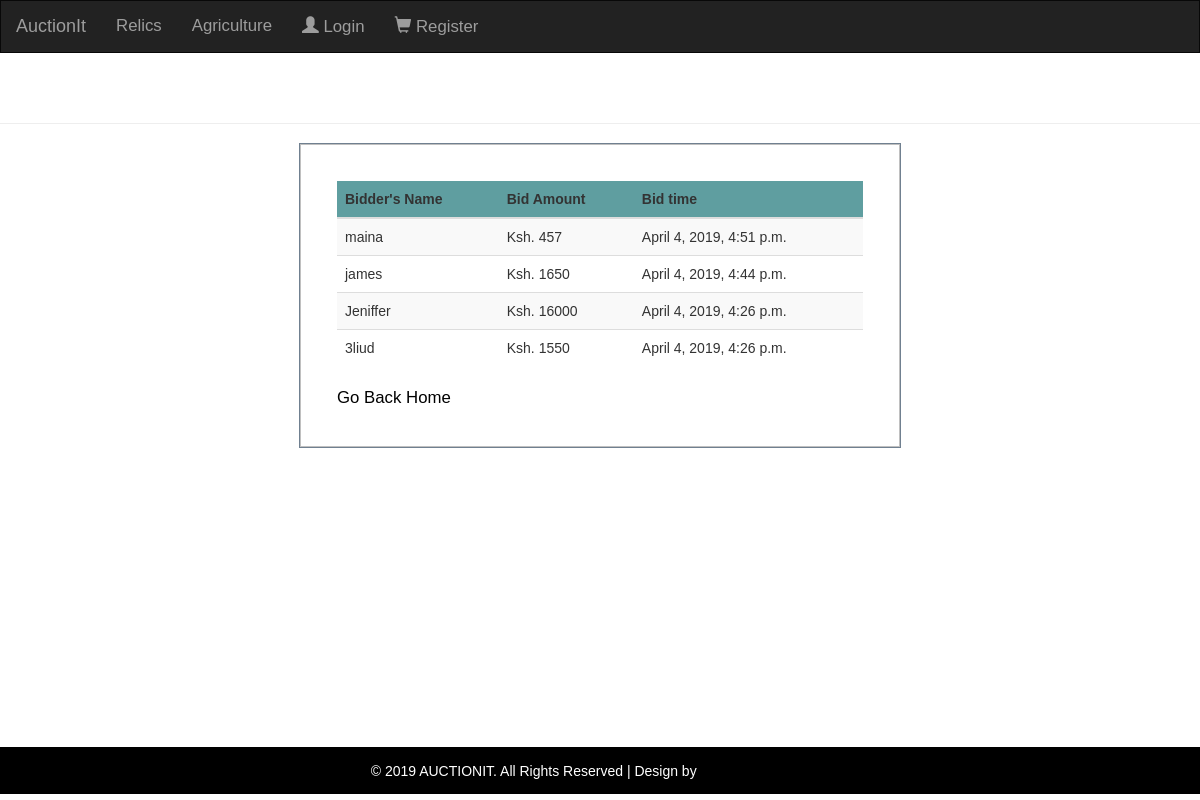
The app's page /post/bidderlist/20/, older data.
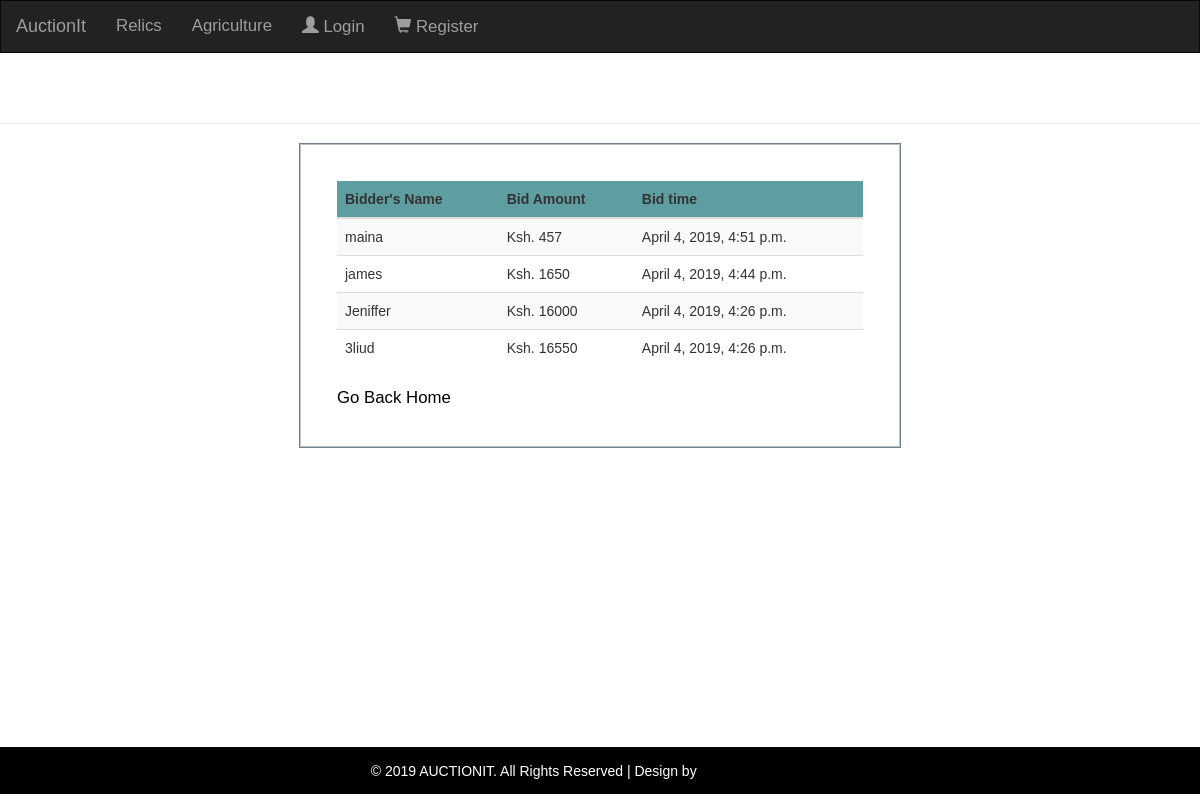
The same page, newer data.
### market/models.py (models this page shows, shortened)
class Bidder(models.Model):
    numeric = RegexValidator(r'^[0-9]*$', 'Only numeric are allowed.')
    created = models.DateTimeField(auto_now_add=True)
    updated = models.DateTimeField(auto_now=True)
    user_name = models.ForeignKey(User, on_delete=models.CASCADE)
    product_id = models.ForeignKey(Product, on_delete=models.CASCADE)
    bid_amount = models.CharField(max_length=255, validators=[numeric])
    Status = (
        ('PENDING', '0'),
        ('WINNER', '1'))
    bid_status = models.CharField(max_length=20, choices=Status, default='PENDING')

### market/classviews.py (the view)
# urls.py: path('post/bidderlist/<int:pk>/', classviews.BidderListView.as_view(), name="bidder-list"),
class BidderListView(ListView):
    model = Bidder
    template_name = 'market/bidder_list.html'
    def get_queryset(self):
        return Bidder.objects.filter(product_id=self.kwargs['pk']).order_by('-created')[:6]
    def get_context_data(self, **kwargs):
        context = super(BidderListView, self).get_context_data(**kwargs)
        context["product_id"] = self.kwargs['pk']
        return context

### market/templates/market/bidder_list.html
{% extends 'market/navigation_part.html' %}
{% load static %}
{% block content %}
	<hr>
	<div class="media container">
		{% if bidder_list %}
			<table class="table table-hover table-striped">
				<thead>
				<tr bgcolor="#5f9ea0">
					<th>Bidder's Name</th>
					<th>Bid Amount</th>
					<th>Bid time</th>
				</tr>
				</thead>
				<tbody>
				{% for bid in bidder_list %}
					<tr>
						<td>{{ bid.user_name }}</td>
						<td>Ksh. {{ bid.bid_amount }}</td>
						<td>{{ bid.created }}</td>
					</tr>
				{% endfor %}
				</tbody>
			</table>
		{% else %}
			<h2 style="text-align: center; color: black">No bids!!</h2>
		{% endif %}
		<div>
			<a href="{% url 'market-home' %}">Go Back Home</a>
		</div>
	</div>
	<br>
	<br><br> <br><br>  <br><br><br><br> <br><br> <br><br> <br><br>
{% endblock %}

Row changes from the older to the newer data that the page shows:
changed Bidder "3liud": bid_amount "1550" → "16550"
